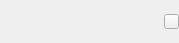
<?xml version="1.0" encoding="UTF-8"?>
<ui version="4.0">
 <class>FriendLabel</class>
 <widget class="QWidget" name="FriendLabel">
  <property name="geometry">
   <rect>
    <x>0</x>
    <y>0</y>
    <width>179</width>
    <height>43</height>
   </rect>
  </property>
  <property name="maximumSize">
   <size>
    <width>16777215</width>
    <height>43</height>
   </size>
  </property>
  <property name="windowTitle">
   <string>Form</string>
  </property>
  <property name="styleSheet">
   <string notr="true"/>
  </property>
  <layout class="QHBoxLayout" name="horizontalLayout">
   <property name="spacing">
    <number>1</number>
   </property>
   <property name="leftMargin">
    <number>0</number>
   </property>
   <property name="topMargin">
    <number>0</number>
   </property>
   <property name="rightMargin">
    <number>0</number>
   </property>
   <property name="bottomMargin">
    <number>0</number>
   </property>
   <item>
    <widget class="QLabel" name="hint_label">
     <property name="text">
      <string/>
     </property>
    </widget>
   </item>
   <item>
    <widget class="QPushButton" name="btn_close">
     <property name="minimumSize">
      <size>
       <width>15</width>
       <height>15</height>
      </size>
     </property>
     <property name="maximumSize">
      <size>
       <width>15</width>
       <height>15</height>
      </size>
     </property>
     <property name="styleSheet">
      <string notr="true">border-image: url(:/images/error.png);</string>
     </property>
     <property name="text">
      <string/>
     </property>
    </widget>
   </item>
  </layout>
 </widget>
 <resources/>
 <connections/>
</ui>
